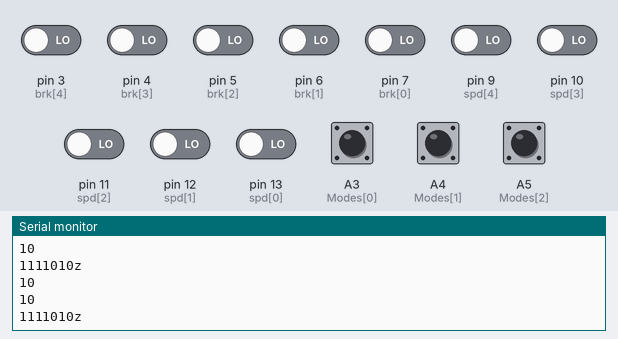
This sketch was run on a simulated Arduino Uno, built with avr-gcc and run on an emulated ATmega328P. On the bench: the last lines printed to the serial monitor. The test bench sets the inputs (shaded band); at power-on: A3 (Modes[0]), A4 (Modes[1]), A5 (Modes[2]) HIGH, pin 3 (brk[4]), pin 4 (brk[3]), pin 5 (brk[2]), pin 6 (brk[1]), pin 7 (brk[0]), pin 9 (spd[4]), pin 10 (spd[3]), pin 11 (spd[2]), pin 12 (spd[1]), pin 13 (spd[0]) LOW.

Above: at 1.2 s.
1.3 s: pin 3 (brk[4]) driven HIGH
At 1.86 s:
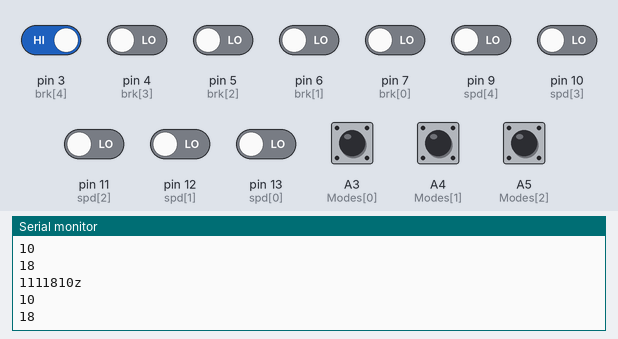
2.8 s: pin 4 (brk[3]) driven HIGH
At 3.17 s:
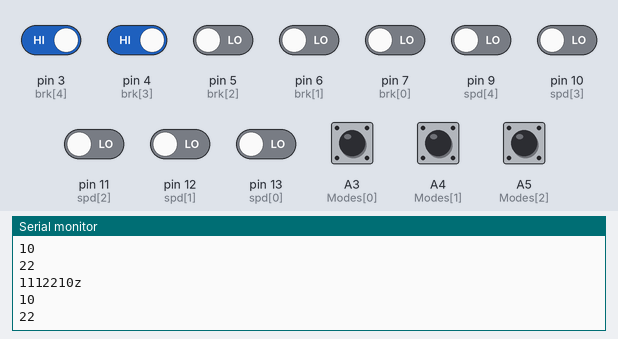
4.3 s: pin 5 (brk[2]) driven HIGH
At 4.37 s:
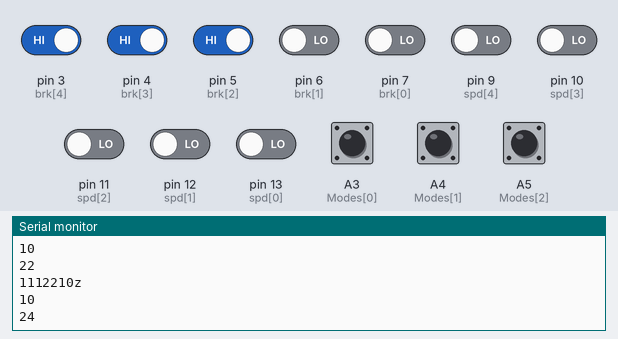
5.8 s: pin 6 (brk[1]) driven HIGH
At 5.9 s:
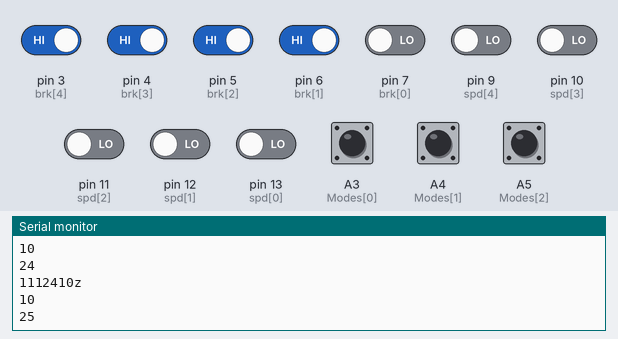
7.3 s: pin 9 (spd[4]) driven HIGH
At 7.54 s:
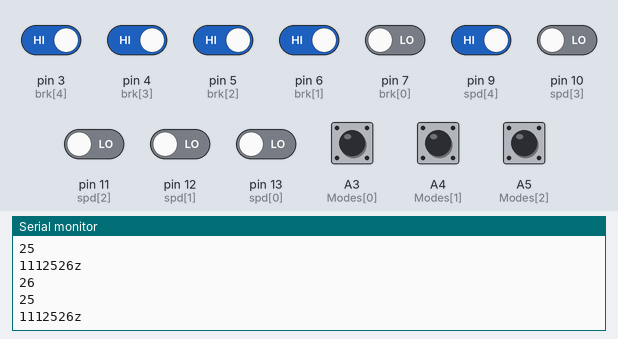
8.8 s: pin 10 (spd[3]) driven HIGH
At 8.95 s:
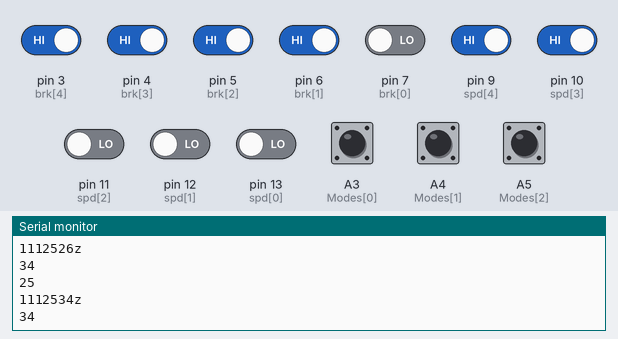
Timing chart, 0 to 11.3 s (numbered marks = the images above; inputs shaded):
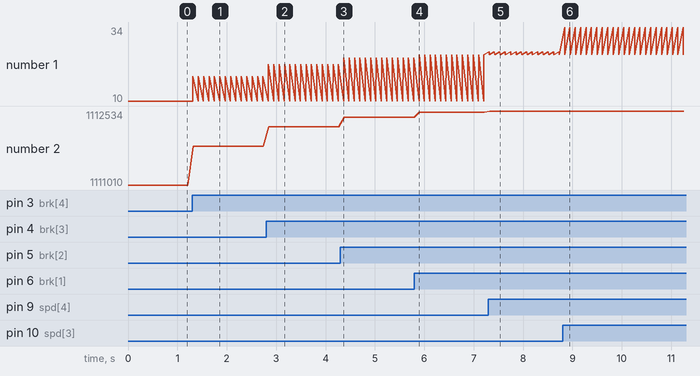

Measured:
- after the input at 1.3 s, the serial monitor: prints a new line at once (image 1)
- after the input at 2.8 s, the serial monitor: prints a new line at once (image 2)
- after the input at 4.3 s, the serial monitor: prints a new line after 0.07 s (image 3)
- after the input at 5.8 s, the serial monitor: prints a new line after 0.10 s (image 4)
- after the input at 7.3 s, the serial monitor: prints a new line at once (image 5)
- after the input at 8.8 s, the serial monitor: prints a new line at once (image 6)
- plotted number 1: 10 → 18 after the input at 1.3 s, 18 → 22 after the input at 2.8 s, 22 → 24 after the input at 4.3 s, 24 → 25 after the input at 5.8 s
- plotted number 2: 1111010 → 1111810 after the input at 1.3 s, 1111810 → 1112210 after the input at 2.8 s, 1112210 → 1112410 after the input at 4.3 s, 1112410 → 1112510 after the input at 5.8 s, 1112510 → 1112526 after the input at 7.3 s

The sketch:

Driver.ino
```cpp
#include <SoftwareSerial.h>

SoftwareSerial mySerial(8,2);

//Declaring the variables
int brk[5] = {7, 6, 5, 4, 3}; //Ports for brake pedal
int spd[5] = {13, 12, 11, 10, 9}; //Ports for Speed pedal
int Modes[3] = {A3, A4, A5}; //Ports for mode
int spdI = 0;
int brkI = 0;
int idx = 0;

void setup() {
    mySerial.begin(9600);
    Serial.begin(9600);

    for(int i = 0; i < 5; i++){
        pinMode(spd[i], INPUT);
        pinMode(brk[i], INPUT);
    }

    for(int i = 0; i < 3; i++){
        pinMode(Modes[i], INPUT);
    }
}

void loop() {

    spdI = 0;
    brkI = 0;
    idx = 0;
    //Converting digital data from pedals to analog.
    for(int i = 1; i <= 16; i = 2*i){
        spdI = spdI + i*digitalRead(spd[idx++]);
    }
    idx = 0;

    for(int i = 1; i <= 16; i = 2*i){
        brkI = brkI + i*digitalRead(brk[idx++]);
    }

    //Finding the mode Number
    int modeNo = 2*digitalRead(Modes[2]) + digitalRead(Modes[1]);
    int spdO, brkO;


    //Mapping the speed and brake to the corresponding mode
    if(digitalRead(Modes[0]) == 0) //If the mode is normal
    {
        spdO = spdI;
        brkO = brkI;
    }

    //If the mode is not normal
    else
    {
        if(modeNo == 0)   //Learner mode
        {
            if(spdI < 25) spdO = spdI;
            else  spdO = 25;

            if(brkI < 25) brkO = 2*brkI;
            else brkO = 50;
        }

        else if(modeNo == 1) //Traffic mode
        {
            spdO = spdI/2;
            if(brkI < 30) brkO = 2*brkI;
            else brkO = 60;
        }

        else if(modeNo == 2)  //Highway mode
        {
            if(spdI < 40 && spdI > 0) spdO = spdI + 20;
            else if(spdI!=0) spdO = 40;
            else spdO=0;
        }

        else    //Rain mode
        {
            brkO = brkI/2;
            if(spdI < 30) spdO = spdI;
            else  spdO = 30;
        }
    }

    // Converting data to a string to send to the vehicle
    String temp1 = String(spdO+10);
    String temp2 = String(brkO+10);
    Serial.println(temp1);
    Serial.println(temp2);
    String temp = String(digitalRead(Modes[0])) + String(digitalRead(Modes[1])) + String(digitalRead(Modes[2])) + temp2 + temp1 + 'z';

    //Sending the data through Bluetooth
    mySerial.print(temp);
    Serial.println(temp);
    delay(100);
}
```
